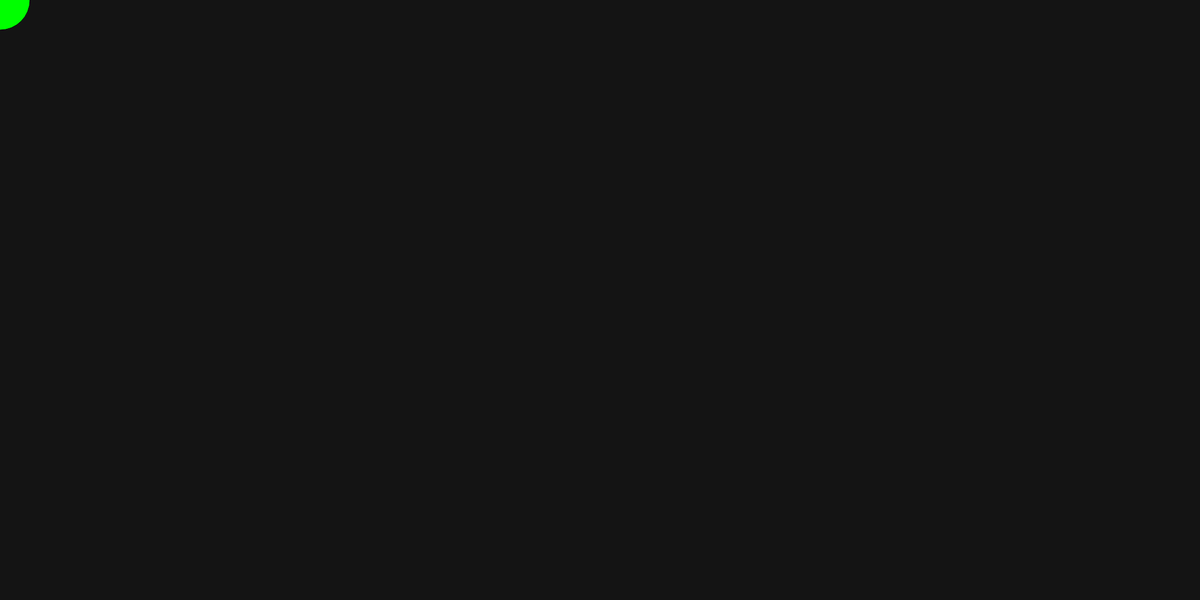
Frame 1 (no input)
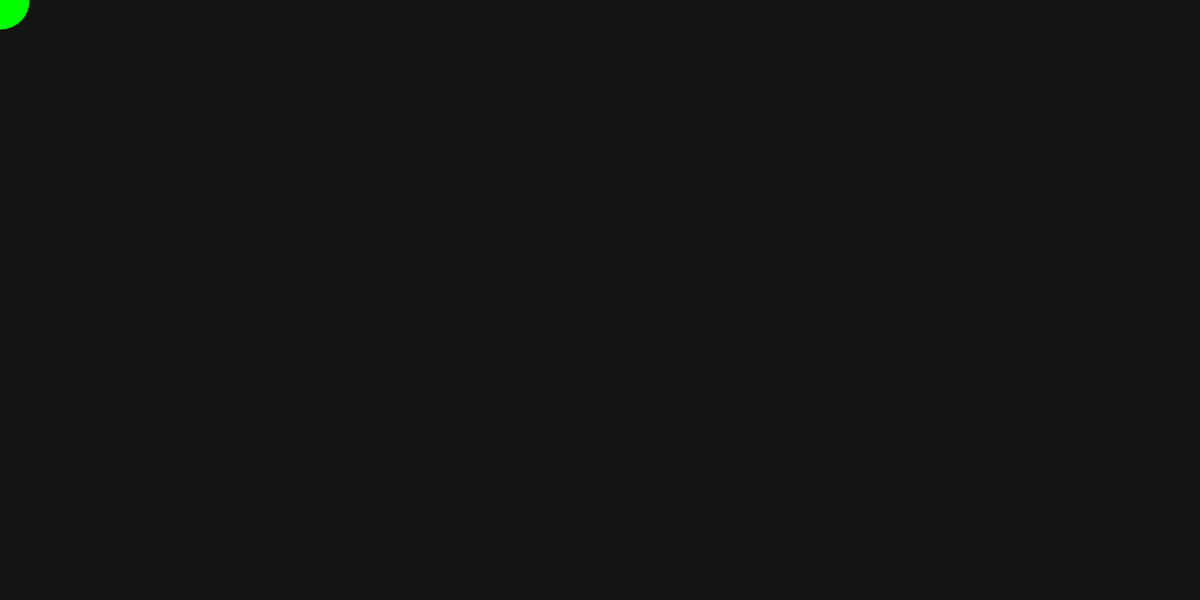
Frame 60 (no input)
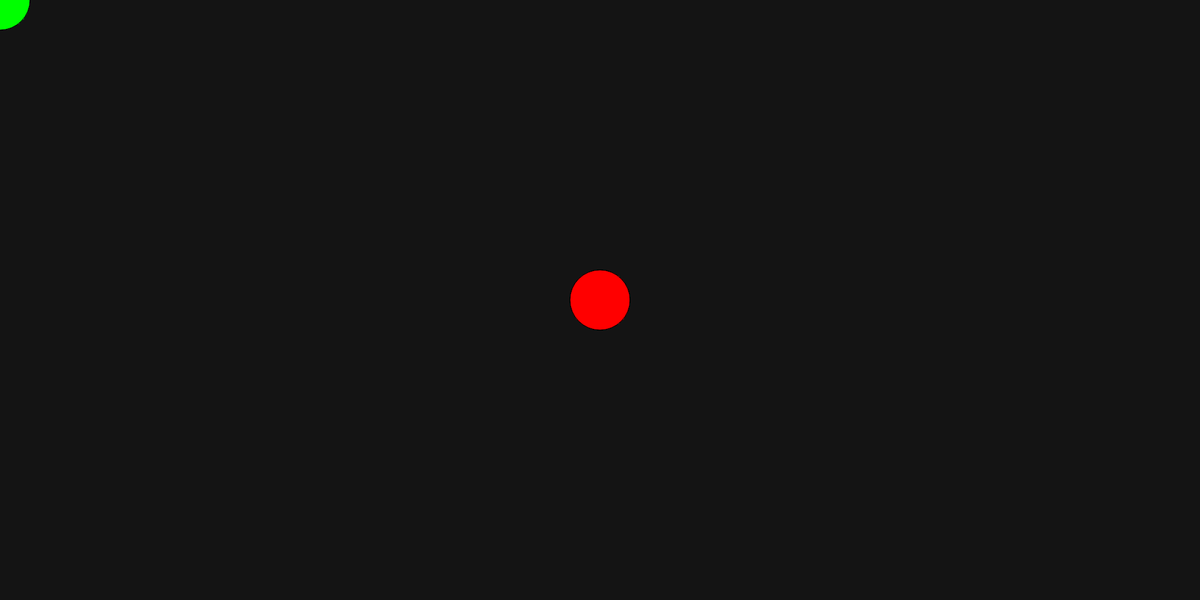
Frame 120 (the mouse pressed at the canvas centre since frame 60)

The p5.js sketch that drew these frames (run headless with seeded random() and noise() and a simulated clock; from frame 60 on, the mouse is pressed at the canvas centre):

// p5.js sketch
// ── sketch.js
function setup() {
    createCanvas(2000,1000);
    background (20)
}

function draw() {
    if(mouseX >= 1000 || mouseY >= 1000){
        fill(255,0,0)
    }else{
        fill(0,255,0)
    }
    ellipse(mouseX, mouseY,100,100)
}
